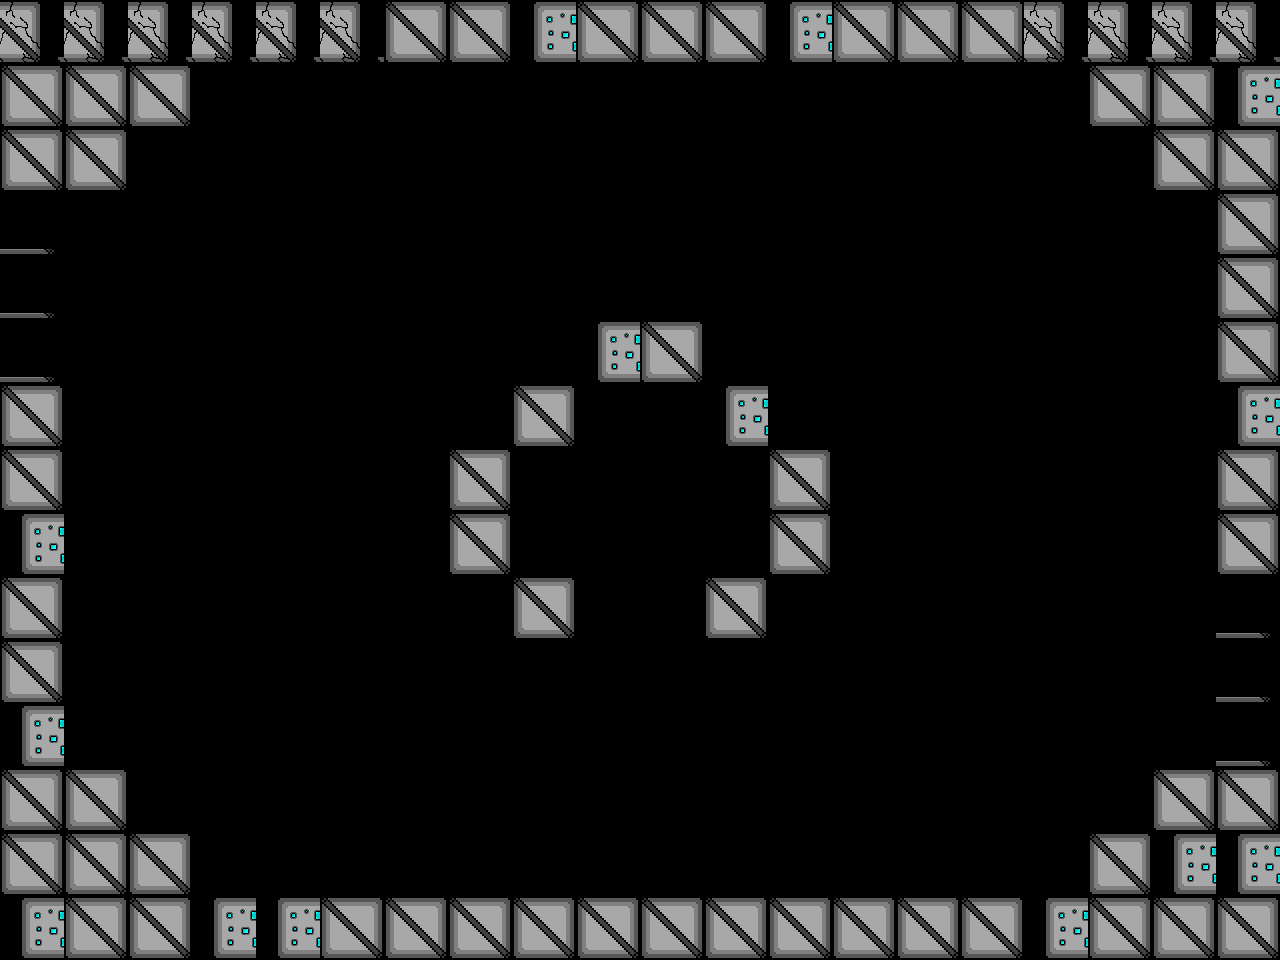

A 2D game scene composited from a Tiled map and its tileset images. What follows is a short description and the map's XML, with each tile layer's data collapsed to a summary:
An orthogonal 20x15 tile map with 64x64 px tiles, 1 tile layer (Tile Layer 2) and 7 objects (3x Assassin, 2x Newborn, ScrollingBackground, Player).

<map version="1.0" tiledversion="1.1.1" orientation="orthogonal" renderorder="right-down" width="20" height="15" tilewidth="64" tileheight="64" infinite="0" nextobjectid="97">
 <properties>
  <property name="assassin" value="assets/assasin_rightLeftSpritesheet.png" />
  <property name="backgroundEasy" value="assets/backgroundEasy.png" />
  <property name="backgroundHard" value="assets/backgroundHard.png" />
  <property name="backgroundMedium" value="assets/backgroundMedium.png" />
  <property name="boss" value="assets/boss.png" />
  <property name="bossexplosion" value="assets/bossexplosion.png" />
  <property name="damageUp" value="assets/metalBoxCoin.png" />
  <property name="explosion" value="assets/explosion.png" />
  <property name="firingRateUp" value="assets/metalBoxCoin.png" />
  <property name="healthUp" value="assets/metalBoxHeart.png" />
  <property name="largeexplosion" value="assets/largeexplosion.png" />
  <property name="loading" value="assets/loading.png" />
  <property name="moveSpeedUp" value="assets/metalBoxCoin.png" />
  <property name="newborn" value="assets/newborn_spritesheet(h54_w62).png" />
  <property name="player" value="assets/playerSpriteSheetTemp.png" />
  <property name="reward" value="assets/reward1.png" />
  <property name="smallexplosion" value="assets/smallexplosion.png" />
  <property name="uno" value="assets/uno_Static.png" />
 </properties>
 <tileset firstgid="1" name="blocks1" tilewidth="64" tileheight="64" tilecount="14" columns="14">
  <image source="blocks1.png" width="900" height="64" />
 </tileset>
 <objectgroup color="#00ff00" name="Object Layer 1">
  <object id="59" name="Background" type="ScrollingBackground" x="0" y="0" width="64" height="64">
   <properties>
    <property name="numFrames" value="1" />
    <property name="textureHeight" value="960" />
    <property name="textureID" value="backgroundMedium" />
    <property name="textureWidth" value="1280" />
   </properties>
  </object>
  <object id="55" name="Player1" type="Player" x="621.696" y="415.913" width="34" height="64">
   <properties>
    <property name="numFrames" value="6" />
    <property name="textureHeight" value="60" />
    <property name="textureID" value="player" />
    <property name="textureWidth" value="34" />
   </properties>
  </object>
  <object id="90" name="Newborn1" type="Newborn" x="93" y="487" width="62" height="54">
   <properties>
    <property name="numFrames" value="2" />
    <property name="textureHeight" value="54" />
    <property name="textureID" value="newborn" />
    <property name="textureWidth" value="62" />
   </properties>
  </object>
  <object id="91" name="Newborn1" type="Newborn" x="1117" y="489" width="62" height="54">
   <properties>
    <property name="numFrames" value="2" />
    <property name="textureHeight" value="54" />
    <property name="textureID" value="newborn" />
    <property name="textureWidth" value="62" />
   </properties>
  </object>
  <object id="92" name="Assassin1" type="Assassin" x="158.5" y="158.5" width="99" height="99">
   <properties>
    <property name="numFrames" value="4" />
    <property name="textureHeight" value="100" />
    <property name="textureID" value="assassin" />
    <property name="textureWidth" value="100" />
   </properties>
  </object>
  <object id="93" name="Assassin1" type="Assassin" x="1020.5" y="152.5" width="99" height="99">
   <properties>
    <property name="numFrames" value="4" />
    <property name="textureHeight" value="100" />
    <property name="textureID" value="assassin" />
    <property name="textureWidth" value="100" />
   </properties>
  </object>
  <object id="96" name="Assassin1" type="Assassin" x="591.833" y="774.5" width="99" height="99">
   <properties>
    <property name="numFrames" value="4" />
    <property name="textureHeight" value="100" />
    <property name="textureID" value="assassin" />
    <property name="textureWidth" value="100" />
   </properties>
  </object>
 </objectgroup>
 <layer name="Tile Layer 2" width="20" height="15">
  <properties>
   <property name="collidable" value="" />
  </properties>
  <data>[300 cells, 88 non-empty, 4 distinct tile ids]</data>
 </layer>
</map>
